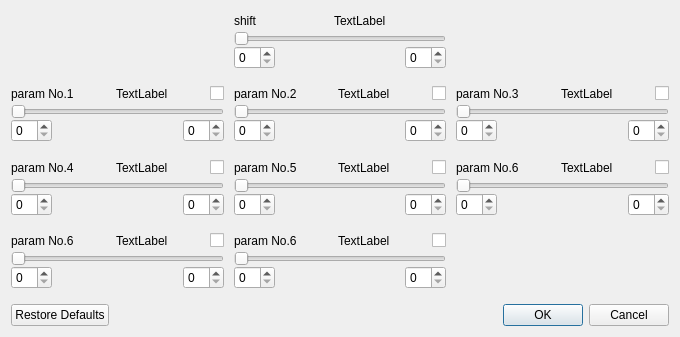
<?xml version="1.0" encoding="UTF-8"?>
<ui version="4.0">
 <class>Dialog8</class>
 <widget class="QDialog" name="Dialog8">
  <property name="geometry">
   <rect>
    <x>0</x>
    <y>0</y>
    <width>680</width>
    <height>337</height>
   </rect>
  </property>
  <property name="maximumSize">
   <size>
    <width>680</width>
    <height>337</height>
   </size>
  </property>
  <property name="windowTitle">
   <string>Manual Fit</string>
  </property>
  <layout class="QGridLayout" name="gridLayout">
   <property name="horizontalSpacing">
    <number>10</number>
   </property>
   <item row="2" column="1">
    <layout class="QFormLayout" name="formLayout_5">
     <property name="verticalSpacing">
      <number>0</number>
     </property>
     <item row="2" column="0" colspan="2">
      <layout class="QHBoxLayout" name="horizontalLayout_10">
       <property name="spacing">
        <number>0</number>
       </property>
       <item>
        <widget class="QSpinBox" name="spb9"/>
       </item>
       <item>
        <spacer name="horizontalSpacer_19">
         <property name="orientation">
          <enum>Qt::Horizontal</enum>
         </property>
         <property name="sizeHint" stdset="0">
          <size>
           <width>40</width>
           <height>20</height>
          </size>
         </property>
        </spacer>
       </item>
       <item>
        <spacer name="horizontalSpacer_20">
         <property name="orientation">
          <enum>Qt::Horizontal</enum>
         </property>
         <property name="sizeHint" stdset="0">
          <size>
           <width>40</width>
           <height>20</height>
          </size>
         </property>
        </spacer>
       </item>
       <item>
        <widget class="QSpinBox" name="spb10"/>
       </item>
      </layout>
     </item>
     <item row="0" column="0" colspan="2">
      <layout class="QHBoxLayout" name="horizontalLayout_9">
       <property name="spacing">
        <number>16</number>
       </property>
       <item>
        <widget class="QLabel" name="lNm5">
         <property name="text">
          <string>param No.5</string>
         </property>
        </widget>
       </item>
       <item>
        <spacer name="horizontalSpacer_17">
         <property name="orientation">
          <enum>Qt::Horizontal</enum>
         </property>
         <property name="sizeHint" stdset="0">
          <size>
           <width>40</width>
           <height>20</height>
          </size>
         </property>
        </spacer>
       </item>
       <item>
        <widget class="QLabel" name="lDig5">
         <property name="text">
          <string>TextLabel</string>
         </property>
        </widget>
       </item>
       <item>
        <spacer name="horizontalSpacer_18">
         <property name="orientation">
          <enum>Qt::Horizontal</enum>
         </property>
         <property name="sizeHint" stdset="0">
          <size>
           <width>40</width>
           <height>20</height>
          </size>
         </property>
        </spacer>
       </item>
       <item>
        <widget class="QCheckBox" name="chb5">
         <property name="text">
          <string/>
         </property>
        </widget>
       </item>
      </layout>
     </item>
     <item row="1" column="0" colspan="2">
      <widget class="QSlider" name="sld5">
       <property name="orientation">
        <enum>Qt::Horizontal</enum>
       </property>
      </widget>
     </item>
    </layout>
   </item>
   <item row="2" column="2">
    <layout class="QFormLayout" name="formLayout_6">
     <property name="verticalSpacing">
      <number>0</number>
     </property>
     <item row="2" column="0" colspan="2">
      <layout class="QHBoxLayout" name="horizontalLayout_12">
       <property name="spacing">
        <number>0</number>
       </property>
       <item>
        <widget class="QSpinBox" name="spb11"/>
       </item>
       <item>
        <spacer name="horizontalSpacer_23">
         <property name="orientation">
          <enum>Qt::Horizontal</enum>
         </property>
         <property name="sizeHint" stdset="0">
          <size>
           <width>40</width>
           <height>20</height>
          </size>
         </property>
        </spacer>
       </item>
       <item>
        <spacer name="horizontalSpacer_24">
         <property name="orientation">
          <enum>Qt::Horizontal</enum>
         </property>
         <property name="sizeHint" stdset="0">
          <size>
           <width>40</width>
           <height>20</height>
          </size>
         </property>
        </spacer>
       </item>
       <item>
        <widget class="QSpinBox" name="spb12"/>
       </item>
      </layout>
     </item>
     <item row="0" column="0" colspan="2">
      <layout class="QHBoxLayout" name="horizontalLayout_11">
       <property name="spacing">
        <number>16</number>
       </property>
       <item>
        <widget class="QLabel" name="lNm6">
         <property name="text">
          <string>param No.6</string>
         </property>
        </widget>
       </item>
       <item>
        <spacer name="horizontalSpacer_21">
         <property name="orientation">
          <enum>Qt::Horizontal</enum>
         </property>
         <property name="sizeHint" stdset="0">
          <size>
           <width>40</width>
           <height>20</height>
          </size>
         </property>
        </spacer>
       </item>
       <item>
        <widget class="QLabel" name="lDig6">
         <property name="text">
          <string>TextLabel</string>
         </property>
        </widget>
       </item>
       <item>
        <spacer name="horizontalSpacer_22">
         <property name="orientation">
          <enum>Qt::Horizontal</enum>
         </property>
         <property name="sizeHint" stdset="0">
          <size>
           <width>40</width>
           <height>20</height>
          </size>
         </property>
        </spacer>
       </item>
       <item>
        <widget class="QCheckBox" name="chb6">
         <property name="text">
          <string/>
         </property>
        </widget>
       </item>
      </layout>
     </item>
     <item row="1" column="0" colspan="2">
      <widget class="QSlider" name="sld6">
       <property name="orientation">
        <enum>Qt::Horizontal</enum>
       </property>
      </widget>
     </item>
    </layout>
   </item>
   <item row="2" column="0">
    <layout class="QFormLayout" name="formLayout_4">
     <property name="verticalSpacing">
      <number>0</number>
     </property>
     <item row="2" column="0" colspan="2">
      <layout class="QHBoxLayout" name="horizontalLayout_8">
       <property name="spacing">
        <number>0</number>
       </property>
       <item>
        <widget class="QSpinBox" name="spb7"/>
       </item>
       <item>
        <spacer name="horizontalSpacer_15">
         <property name="orientation">
          <enum>Qt::Horizontal</enum>
         </property>
         <property name="sizeHint" stdset="0">
          <size>
           <width>40</width>
           <height>20</height>
          </size>
         </property>
        </spacer>
       </item>
       <item>
        <spacer name="horizontalSpacer_16">
         <property name="orientation">
          <enum>Qt::Horizontal</enum>
         </property>
         <property name="sizeHint" stdset="0">
          <size>
           <width>40</width>
           <height>20</height>
          </size>
         </property>
        </spacer>
       </item>
       <item>
        <widget class="QSpinBox" name="spb8"/>
       </item>
      </layout>
     </item>
     <item row="0" column="0" colspan="2">
      <layout class="QHBoxLayout" name="horizontalLayout_7">
       <property name="spacing">
        <number>16</number>
       </property>
       <item>
        <widget class="QLabel" name="lNm4">
         <property name="text">
          <string>param No.4</string>
         </property>
        </widget>
       </item>
       <item>
        <spacer name="horizontalSpacer_13">
         <property name="orientation">
          <enum>Qt::Horizontal</enum>
         </property>
         <property name="sizeHint" stdset="0">
          <size>
           <width>40</width>
           <height>20</height>
          </size>
         </property>
        </spacer>
       </item>
       <item>
        <widget class="QLabel" name="lDig4">
         <property name="text">
          <string>TextLabel</string>
         </property>
        </widget>
       </item>
       <item>
        <spacer name="horizontalSpacer_14">
         <property name="orientation">
          <enum>Qt::Horizontal</enum>
         </property>
         <property name="sizeHint" stdset="0">
          <size>
           <width>40</width>
           <height>20</height>
          </size>
         </property>
        </spacer>
       </item>
       <item>
        <widget class="QCheckBox" name="chb4">
         <property name="text">
          <string/>
         </property>
        </widget>
       </item>
      </layout>
     </item>
     <item row="1" column="0" colspan="2">
      <widget class="QSlider" name="sld4">
       <property name="orientation">
        <enum>Qt::Horizontal</enum>
       </property>
      </widget>
     </item>
    </layout>
   </item>
   <item row="1" column="1">
    <layout class="QFormLayout" name="formLayout_2">
     <property name="verticalSpacing">
      <number>0</number>
     </property>
     <item row="2" column="0" colspan="2">
      <layout class="QHBoxLayout" name="horizontalLayout_4">
       <property name="spacing">
        <number>0</number>
       </property>
       <item>
        <widget class="QSpinBox" name="spb3"/>
       </item>
       <item>
        <spacer name="horizontalSpacer_7">
         <property name="orientation">
          <enum>Qt::Horizontal</enum>
         </property>
         <property name="sizeHint" stdset="0">
          <size>
           <width>40</width>
           <height>20</height>
          </size>
         </property>
        </spacer>
       </item>
       <item>
        <spacer name="horizontalSpacer_8">
         <property name="orientation">
          <enum>Qt::Horizontal</enum>
         </property>
         <property name="sizeHint" stdset="0">
          <size>
           <width>40</width>
           <height>20</height>
          </size>
         </property>
        </spacer>
       </item>
       <item>
        <widget class="QSpinBox" name="spb4"/>
       </item>
      </layout>
     </item>
     <item row="0" column="0" colspan="2">
      <layout class="QHBoxLayout" name="horizontalLayout_3">
       <property name="spacing">
        <number>16</number>
       </property>
       <item>
        <widget class="QLabel" name="lNm2">
         <property name="text">
          <string>param No.2</string>
         </property>
        </widget>
       </item>
       <item>
        <spacer name="horizontalSpacer_5">
         <property name="orientation">
          <enum>Qt::Horizontal</enum>
         </property>
         <property name="sizeHint" stdset="0">
          <size>
           <width>40</width>
           <height>20</height>
          </size>
         </property>
        </spacer>
       </item>
       <item>
        <widget class="QLabel" name="lDig2">
         <property name="text">
          <string>TextLabel</string>
         </property>
        </widget>
       </item>
       <item>
        <spacer name="horizontalSpacer_6">
         <property name="orientation">
          <enum>Qt::Horizontal</enum>
         </property>
         <property name="sizeHint" stdset="0">
          <size>
           <width>40</width>
           <height>20</height>
          </size>
         </property>
        </spacer>
       </item>
       <item>
        <widget class="QCheckBox" name="chb2">
         <property name="text">
          <string/>
         </property>
        </widget>
       </item>
      </layout>
     </item>
     <item row="1" column="0" colspan="2">
      <widget class="QSlider" name="sld2">
       <property name="orientation">
        <enum>Qt::Horizontal</enum>
       </property>
      </widget>
     </item>
    </layout>
   </item>
   <item row="1" column="2">
    <layout class="QFormLayout" name="formLayout_3">
     <property name="verticalSpacing">
      <number>0</number>
     </property>
     <item row="2" column="0" colspan="2">
      <layout class="QHBoxLayout" name="horizontalLayout_6">
       <property name="spacing">
        <number>0</number>
       </property>
       <item>
        <widget class="QSpinBox" name="spb5"/>
       </item>
       <item>
        <spacer name="horizontalSpacer_11">
         <property name="orientation">
          <enum>Qt::Horizontal</enum>
         </property>
         <property name="sizeHint" stdset="0">
          <size>
           <width>40</width>
           <height>20</height>
          </size>
         </property>
        </spacer>
       </item>
       <item>
        <spacer name="horizontalSpacer_12">
         <property name="orientation">
          <enum>Qt::Horizontal</enum>
         </property>
         <property name="sizeHint" stdset="0">
          <size>
           <width>40</width>
           <height>20</height>
          </size>
         </property>
        </spacer>
       </item>
       <item>
        <widget class="QSpinBox" name="spb6"/>
       </item>
      </layout>
     </item>
     <item row="0" column="0" colspan="2">
      <layout class="QHBoxLayout" name="horizontalLayout_5">
       <property name="spacing">
        <number>16</number>
       </property>
       <item>
        <widget class="QLabel" name="lNm3">
         <property name="text">
          <string>param No.3</string>
         </property>
        </widget>
       </item>
       <item>
        <spacer name="horizontalSpacer_9">
         <property name="orientation">
          <enum>Qt::Horizontal</enum>
         </property>
         <property name="sizeHint" stdset="0">
          <size>
           <width>40</width>
           <height>20</height>
          </size>
         </property>
        </spacer>
       </item>
       <item>
        <widget class="QLabel" name="lDig3">
         <property name="text">
          <string>TextLabel</string>
         </property>
        </widget>
       </item>
       <item>
        <spacer name="horizontalSpacer_10">
         <property name="orientation">
          <enum>Qt::Horizontal</enum>
         </property>
         <property name="sizeHint" stdset="0">
          <size>
           <width>40</width>
           <height>20</height>
          </size>
         </property>
        </spacer>
       </item>
       <item>
        <widget class="QCheckBox" name="chb3">
         <property name="text">
          <string/>
         </property>
        </widget>
       </item>
      </layout>
     </item>
     <item row="1" column="0" colspan="2">
      <widget class="QSlider" name="sld3">
       <property name="orientation">
        <enum>Qt::Horizontal</enum>
       </property>
      </widget>
     </item>
    </layout>
   </item>
   <item row="0" column="1">
    <layout class="QFormLayout" name="formLayout_9">
     <property name="verticalSpacing">
      <number>0</number>
     </property>
     <item row="2" column="0" colspan="2">
      <layout class="QHBoxLayout" name="horizontalLayout_18">
       <property name="spacing">
        <number>0</number>
       </property>
       <item>
        <widget class="QSpinBox" name="spb17"/>
       </item>
       <item>
        <spacer name="horizontalSpacer_35">
         <property name="orientation">
          <enum>Qt::Horizontal</enum>
         </property>
         <property name="sizeHint" stdset="0">
          <size>
           <width>40</width>
           <height>20</height>
          </size>
         </property>
        </spacer>
       </item>
       <item>
        <spacer name="horizontalSpacer_36">
         <property name="orientation">
          <enum>Qt::Horizontal</enum>
         </property>
         <property name="sizeHint" stdset="0">
          <size>
           <width>40</width>
           <height>20</height>
          </size>
         </property>
        </spacer>
       </item>
       <item>
        <widget class="QSpinBox" name="spb18"/>
       </item>
      </layout>
     </item>
     <item row="0" column="0" colspan="2">
      <layout class="QHBoxLayout" name="horizontalLayout_17">
       <property name="spacing">
        <number>16</number>
       </property>
       <item>
        <widget class="QLabel" name="lNm9">
         <property name="text">
          <string>shift</string>
         </property>
        </widget>
       </item>
       <item>
        <spacer name="horizontalSpacer_33">
         <property name="orientation">
          <enum>Qt::Horizontal</enum>
         </property>
         <property name="sizeHint" stdset="0">
          <size>
           <width>40</width>
           <height>20</height>
          </size>
         </property>
        </spacer>
       </item>
       <item>
        <widget class="QLabel" name="lDig9">
         <property name="text">
          <string>TextLabel</string>
         </property>
        </widget>
       </item>
       <item>
        <spacer name="horizontalSpacer_34">
         <property name="orientation">
          <enum>Qt::Horizontal</enum>
         </property>
         <property name="sizeHint" stdset="0">
          <size>
           <width>40</width>
           <height>20</height>
          </size>
         </property>
        </spacer>
       </item>
      </layout>
     </item>
     <item row="1" column="0" colspan="2">
      <widget class="QSlider" name="sld9">
       <property name="orientation">
        <enum>Qt::Horizontal</enum>
       </property>
      </widget>
     </item>
    </layout>
   </item>
   <item row="1" column="0">
    <layout class="QFormLayout" name="formLayout_1">
     <property name="verticalSpacing">
      <number>0</number>
     </property>
     <item row="2" column="0" colspan="2">
      <layout class="QHBoxLayout" name="horizontalLayout_2">
       <property name="spacing">
        <number>0</number>
       </property>
       <item>
        <widget class="QSpinBox" name="spb1"/>
       </item>
       <item>
        <spacer name="horizontalSpacer_3">
         <property name="orientation">
          <enum>Qt::Horizontal</enum>
         </property>
         <property name="sizeHint" stdset="0">
          <size>
           <width>40</width>
           <height>20</height>
          </size>
         </property>
        </spacer>
       </item>
       <item>
        <spacer name="horizontalSpacer_4">
         <property name="orientation">
          <enum>Qt::Horizontal</enum>
         </property>
         <property name="sizeHint" stdset="0">
          <size>
           <width>40</width>
           <height>20</height>
          </size>
         </property>
        </spacer>
       </item>
       <item>
        <widget class="QSpinBox" name="spb2"/>
       </item>
      </layout>
     </item>
     <item row="0" column="0" colspan="2">
      <layout class="QHBoxLayout" name="horizontalLayout_1">
       <property name="spacing">
        <number>16</number>
       </property>
       <item>
        <widget class="QLabel" name="lNm1">
         <property name="text">
          <string>param No.1</string>
         </property>
        </widget>
       </item>
       <item>
        <spacer name="horizontalSpacer_1">
         <property name="orientation">
          <enum>Qt::Horizontal</enum>
         </property>
         <property name="sizeHint" stdset="0">
          <size>
           <width>40</width>
           <height>20</height>
          </size>
         </property>
        </spacer>
       </item>
       <item>
        <widget class="QLabel" name="lDig1">
         <property name="text">
          <string>TextLabel</string>
         </property>
        </widget>
       </item>
       <item>
        <spacer name="horizontalSpacer_2">
         <property name="orientation">
          <enum>Qt::Horizontal</enum>
         </property>
         <property name="sizeHint" stdset="0">
          <size>
           <width>40</width>
           <height>20</height>
          </size>
         </property>
        </spacer>
       </item>
       <item>
        <widget class="QCheckBox" name="chb1">
         <property name="text">
          <string/>
         </property>
        </widget>
       </item>
      </layout>
     </item>
     <item row="1" column="0" colspan="2">
      <widget class="QSlider" name="sld1">
       <property name="orientation">
        <enum>Qt::Horizontal</enum>
       </property>
      </widget>
     </item>
    </layout>
   </item>
   <item row="3" column="0">
    <layout class="QFormLayout" name="formLayout_7">
     <property name="verticalSpacing">
      <number>0</number>
     </property>
     <item row="2" column="0" colspan="2">
      <layout class="QHBoxLayout" name="horizontalLayout_14">
       <property name="spacing">
        <number>0</number>
       </property>
       <item>
        <widget class="QSpinBox" name="spb13"/>
       </item>
       <item>
        <spacer name="horizontalSpacer_27">
         <property name="orientation">
          <enum>Qt::Horizontal</enum>
         </property>
         <property name="sizeHint" stdset="0">
          <size>
           <width>40</width>
           <height>20</height>
          </size>
         </property>
        </spacer>
       </item>
       <item>
        <spacer name="horizontalSpacer_28">
         <property name="orientation">
          <enum>Qt::Horizontal</enum>
         </property>
         <property name="sizeHint" stdset="0">
          <size>
           <width>40</width>
           <height>20</height>
          </size>
         </property>
        </spacer>
       </item>
       <item>
        <widget class="QSpinBox" name="spb14"/>
       </item>
      </layout>
     </item>
     <item row="0" column="0" colspan="2">
      <layout class="QHBoxLayout" name="horizontalLayout_13">
       <property name="spacing">
        <number>16</number>
       </property>
       <item>
        <widget class="QLabel" name="lNm7">
         <property name="text">
          <string>param No.6</string>
         </property>
        </widget>
       </item>
       <item>
        <spacer name="horizontalSpacer_25">
         <property name="orientation">
          <enum>Qt::Horizontal</enum>
         </property>
         <property name="sizeHint" stdset="0">
          <size>
           <width>40</width>
           <height>20</height>
          </size>
         </property>
        </spacer>
       </item>
       <item>
        <widget class="QLabel" name="lDig7">
         <property name="text">
          <string>TextLabel</string>
         </property>
        </widget>
       </item>
       <item>
        <spacer name="horizontalSpacer_26">
         <property name="orientation">
          <enum>Qt::Horizontal</enum>
         </property>
         <property name="sizeHint" stdset="0">
          <size>
           <width>40</width>
           <height>20</height>
          </size>
         </property>
        </spacer>
       </item>
       <item>
        <widget class="QCheckBox" name="chb7">
         <property name="text">
          <string/>
         </property>
        </widget>
       </item>
      </layout>
     </item>
     <item row="1" column="0" colspan="2">
      <widget class="QSlider" name="sld7">
       <property name="orientation">
        <enum>Qt::Horizontal</enum>
       </property>
      </widget>
     </item>
    </layout>
   </item>
   <item row="4" column="0" colspan="3">
    <widget class="QDialogButtonBox" name="buttonBox">
     <property name="orientation">
      <enum>Qt::Horizontal</enum>
     </property>
     <property name="standardButtons">
      <set>QDialogButtonBox::Cancel|QDialogButtonBox::Ok|QDialogButtonBox::RestoreDefaults</set>
     </property>
    </widget>
   </item>
   <item row="3" column="1">
    <layout class="QFormLayout" name="formLayout_8">
     <property name="verticalSpacing">
      <number>0</number>
     </property>
     <item row="2" column="0" colspan="2">
      <layout class="QHBoxLayout" name="horizontalLayout_16">
       <property name="spacing">
        <number>0</number>
       </property>
       <item>
        <widget class="QSpinBox" name="spb15"/>
       </item>
       <item>
        <spacer name="horizontalSpacer_31">
         <property name="orientation">
          <enum>Qt::Horizontal</enum>
         </property>
         <property name="sizeHint" stdset="0">
          <size>
           <width>40</width>
           <height>20</height>
          </size>
         </property>
        </spacer>
       </item>
       <item>
        <spacer name="horizontalSpacer_32">
         <property name="orientation">
          <enum>Qt::Horizontal</enum>
         </property>
         <property name="sizeHint" stdset="0">
          <size>
           <width>40</width>
           <height>20</height>
          </size>
         </property>
        </spacer>
       </item>
       <item>
        <widget class="QSpinBox" name="spb16"/>
       </item>
      </layout>
     </item>
     <item row="0" column="0" colspan="2">
      <layout class="QHBoxLayout" name="horizontalLayout_15">
       <property name="spacing">
        <number>16</number>
       </property>
       <item>
        <widget class="QLabel" name="lNm8">
         <property name="text">
          <string>param No.6</string>
         </property>
        </widget>
       </item>
       <item>
        <spacer name="horizontalSpacer_29">
         <property name="orientation">
          <enum>Qt::Horizontal</enum>
         </property>
         <property name="sizeHint" stdset="0">
          <size>
           <width>40</width>
           <height>20</height>
          </size>
         </property>
        </spacer>
       </item>
       <item>
        <widget class="QLabel" name="lDig8">
         <property name="text">
          <string>TextLabel</string>
         </property>
        </widget>
       </item>
       <item>
        <spacer name="horizontalSpacer_30">
         <property name="orientation">
          <enum>Qt::Horizontal</enum>
         </property>
         <property name="sizeHint" stdset="0">
          <size>
           <width>40</width>
           <height>20</height>
          </size>
         </property>
        </spacer>
       </item>
       <item>
        <widget class="QCheckBox" name="chb8">
         <property name="text">
          <string/>
         </property>
        </widget>
       </item>
      </layout>
     </item>
     <item row="1" column="0" colspan="2">
      <widget class="QSlider" name="sld8">
       <property name="orientation">
        <enum>Qt::Horizontal</enum>
       </property>
      </widget>
     </item>
    </layout>
   </item>
  </layout>
 </widget>
 <resources/>
 <connections>
  <connection>
   <sender>buttonBox</sender>
   <signal>rejected()</signal>
   <receiver>Dialog8</receiver>
   <slot>reject()</slot>
   <hints>
    <hint type="sourcelabel">
     <x>304</x>
     <y>327</y>
    </hint>
    <hint type="destinationlabel">
     <x>286</x>
     <y>262</y>
    </hint>
   </hints>
  </connection>
  <connection>
   <sender>sld1</sender>
   <signal>valueChanged(int)</signal>
   <receiver>lDig1</receiver>
   <slot>setNum(int)</slot>
   <hints>
    <hint type="sourcelabel">
     <x>106</x>
     <y>110</y>
    </hint>
    <hint type="destinationlabel">
     <x>112</x>
     <y>96</y>
    </hint>
   </hints>
  </connection>
  <connection>
   <sender>sld9</sender>
   <signal>valueChanged(int)</signal>
   <receiver>lDig9</receiver>
   <slot>setNum(int)</slot>
   <hints>
    <hint type="sourcelabel">
     <x>305</x>
     <y>40</y>
    </hint>
    <hint type="destinationlabel">
     <x>329</x>
     <y>20</y>
    </hint>
   </hints>
  </connection>
  <connection>
   <sender>sld2</sender>
   <signal>valueChanged(int)</signal>
   <receiver>lDig2</receiver>
   <slot>setNum(int)</slot>
   <hints>
    <hint type="sourcelabel">
     <x>327</x>
     <y>112</y>
    </hint>
    <hint type="destinationlabel">
     <x>340</x>
     <y>95</y>
    </hint>
   </hints>
  </connection>
  <connection>
   <sender>sld3</sender>
   <signal>valueChanged(int)</signal>
   <receiver>lDig3</receiver>
   <slot>setNum(int)</slot>
   <hints>
    <hint type="sourcelabel">
     <x>548</x>
     <y>108</y>
    </hint>
    <hint type="destinationlabel">
     <x>564</x>
     <y>96</y>
    </hint>
   </hints>
  </connection>
  <connection>
   <sender>sld4</sender>
   <signal>valueChanged(int)</signal>
   <receiver>lDig4</receiver>
   <slot>setNum(int)</slot>
   <hints>
    <hint type="sourcelabel">
     <x>89</x>
     <y>185</y>
    </hint>
    <hint type="destinationlabel">
     <x>114</x>
     <y>166</y>
    </hint>
   </hints>
  </connection>
  <connection>
   <sender>sld6</sender>
   <signal>valueChanged(int)</signal>
   <receiver>lDig6</receiver>
   <slot>setNum(int)</slot>
   <hints>
    <hint type="sourcelabel">
     <x>539</x>
     <y>185</y>
    </hint>
    <hint type="destinationlabel">
     <x>563</x>
     <y>172</y>
    </hint>
   </hints>
  </connection>
  <connection>
   <sender>sld5</sender>
   <signal>valueChanged(int)</signal>
   <receiver>lDig5</receiver>
   <slot>setNum(int)</slot>
   <hints>
    <hint type="sourcelabel">
     <x>315</x>
     <y>191</y>
    </hint>
    <hint type="destinationlabel">
     <x>336</x>
     <y>167</y>
    </hint>
   </hints>
  </connection>
  <connection>
   <sender>sld7</sender>
   <signal>valueChanged(int)</signal>
   <receiver>lDig7</receiver>
   <slot>setNum(int)</slot>
   <hints>
    <hint type="sourcelabel">
     <x>98</x>
     <y>258</y>
    </hint>
    <hint type="destinationlabel">
     <x>116</x>
     <y>244</y>
    </hint>
   </hints>
  </connection>
  <connection>
   <sender>sld8</sender>
   <signal>valueChanged(int)</signal>
   <receiver>lDig8</receiver>
   <slot>setNum(int)</slot>
   <hints>
    <hint type="sourcelabel">
     <x>335</x>
     <y>259</y>
    </hint>
    <hint type="destinationlabel">
     <x>357</x>
     <y>245</y>
    </hint>
   </hints>
  </connection>
 </connections>
 <slots>
  <slot>dAccepted()</slot>
 </slots>
</ui>
